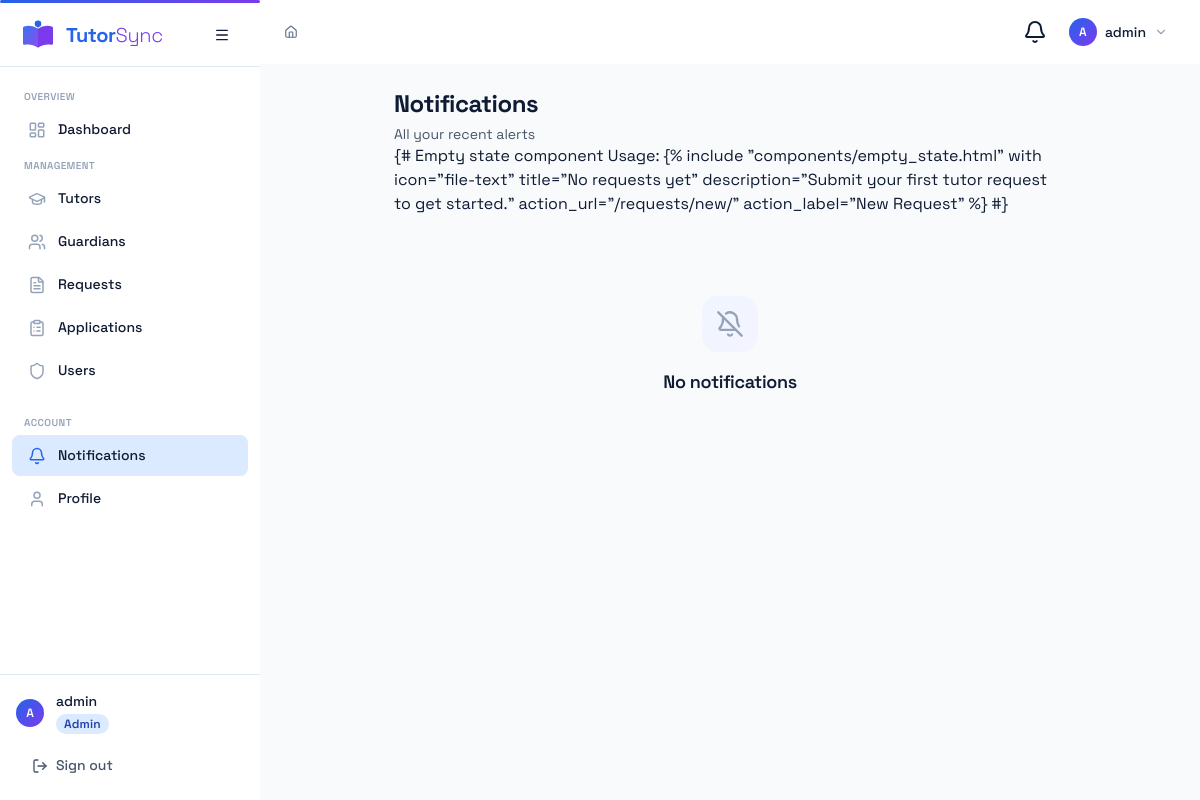
The app's page /notifications/ (signed in), older data.
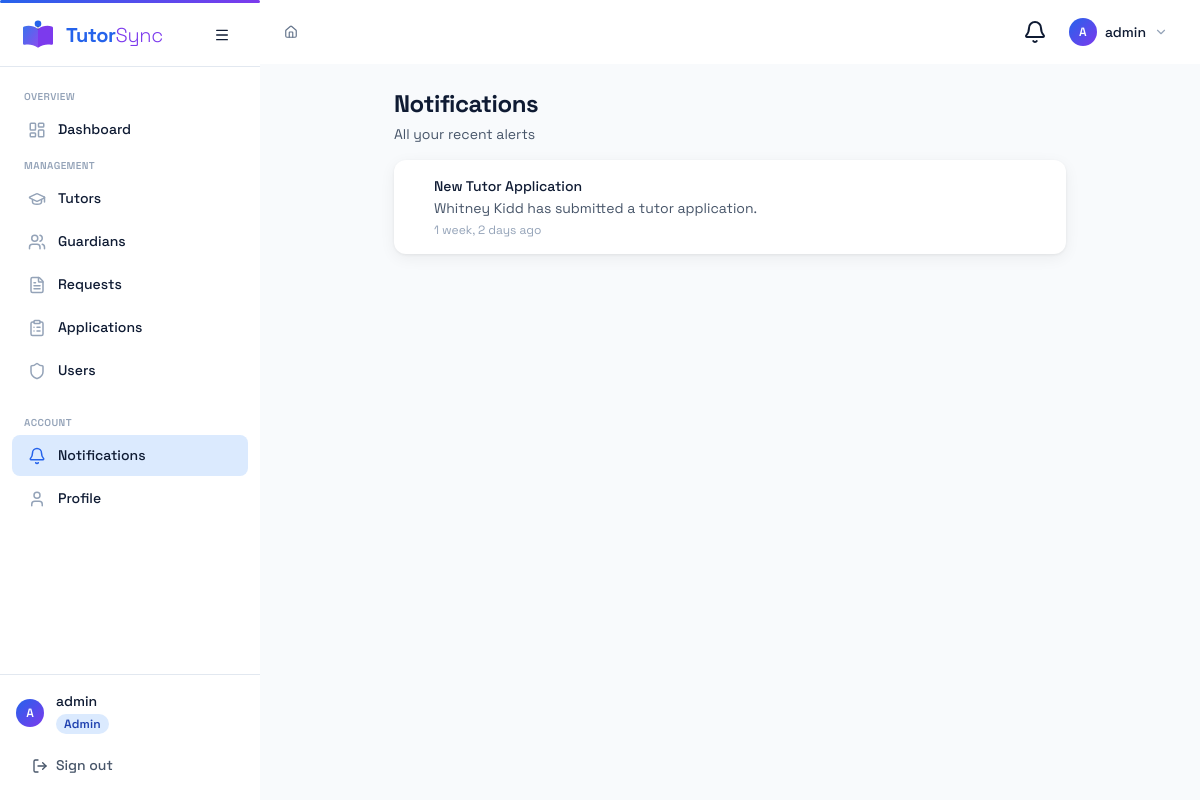
The same page, newer data.
### accounts/models.py (models this page shows, shortened)
class Notification(models.Model):
    recipient = models.ForeignKey(User, on_delete=models.CASCADE, related_name='notifications')
    title = models.CharField(max_length=200)
    message = models.TextField()
    link = models.CharField(max_length=500, blank=True)
    is_read = models.BooleanField(default=False)
    created_at = models.DateTimeField(auto_now_add=True)
    class Meta:
        ordering = ['-created_at']

### accounts/views.py (the view)
# urls.py: path('notifications/', views.notification_list_view, name='notifications'),
@login_required
def notification_list_view(request):
    notifications = request.user.notifications.all()
    notifications.filter(is_read=False).update(is_read=True)
    return render(request, 'accounts/notification_list.html', {'notifications': notifications})

### accounts/context_processors.py (called while the page is built)
def notifications(request):
    if not request.user.is_authenticated:
        return {'unread_count': 0, 'recent_notifications': []}
    unread_count = Notification.objects.filter(recipient=request.user, is_read=False).count()
    recent_notifications = Notification.objects.filter(recipient=request.user)[:5]
    return {
        'unread_count': unread_count,
        'recent_notifications': recent_notifications,
    }

### templates/accounts/notification_list.html (shortened to what this page needs)
{% extends "base.html" %}
{% block content %}
<div class="max-w-2xl mx-auto space-y-4">
  <div class="flex items-center justify-between">
    <div>
      <h1 class="text-2xl font-bold tracking-tight" style="color:var(--color-ink)">Notifications</h1>
      <p class="text-sm mt-1" style="color:var(--color-ink-muted)">All your recent alerts</p>
    </div>
  </div>
  {% if notifications %}
  <div class="ts-card divide-y" style="border-color:var(--color-border)">
    {% for notif in notifications %}
    <a href="{{ notif.link|default:'#' }}"
       class="flex gap-3 px-5 py-4 hover:bg-slate-50 transition-colors {% if not notif.is_read %}bg-blue-50{% endif %}"
       style="text-decoration:none">
      <div class="w-2 h-2 rounded-full mt-2 flex-shrink-0
                  {% if not notif.is_read %}bg-blue-500{% else %}bg-transparent{% endif %}"></div>
      <div class="min-w-0 flex-1">
        <p class="text-sm font-medium" style="color:var(--color-ink)">{{ notif.title }}</p>
        <p class="text-sm mt-0.5" style="color:var(--color-ink-muted)">{{ notif.message }}</p>
        <p class="text-xs mt-1" style="color:var(--color-ink-faint)">{{ notif.created_at|timesince }} ago</p>
      </div>
    </a>
    {% endfor %}
  </div>
  {% else %}
  {% include "components/empty_state.html" with icon="bell-off" title="No notifications" message="You're all caught up!" %}
  {% endif %}
</div>
{% endblock %}

Row changes from the older to the newer data that the page shows:
added Notification: title "New Tutor Application", message "Whitney Kidd has submitted a tutor application.", created_at "1 week, 2 days"
Text that changed along with them:
{{ title|default:"Nothing here yet" }}: "No notifications" → (not shown)
text no longer shown: "{# Empty state component Usage: {% include \"components/empty_state.html\" with icon=\"file-text\" title=\"No requests yet\" description=\"Submit your first tutor request to get started.\" action_url=\"/requests/new/\" action_label=\"New Request\" %} #}"
